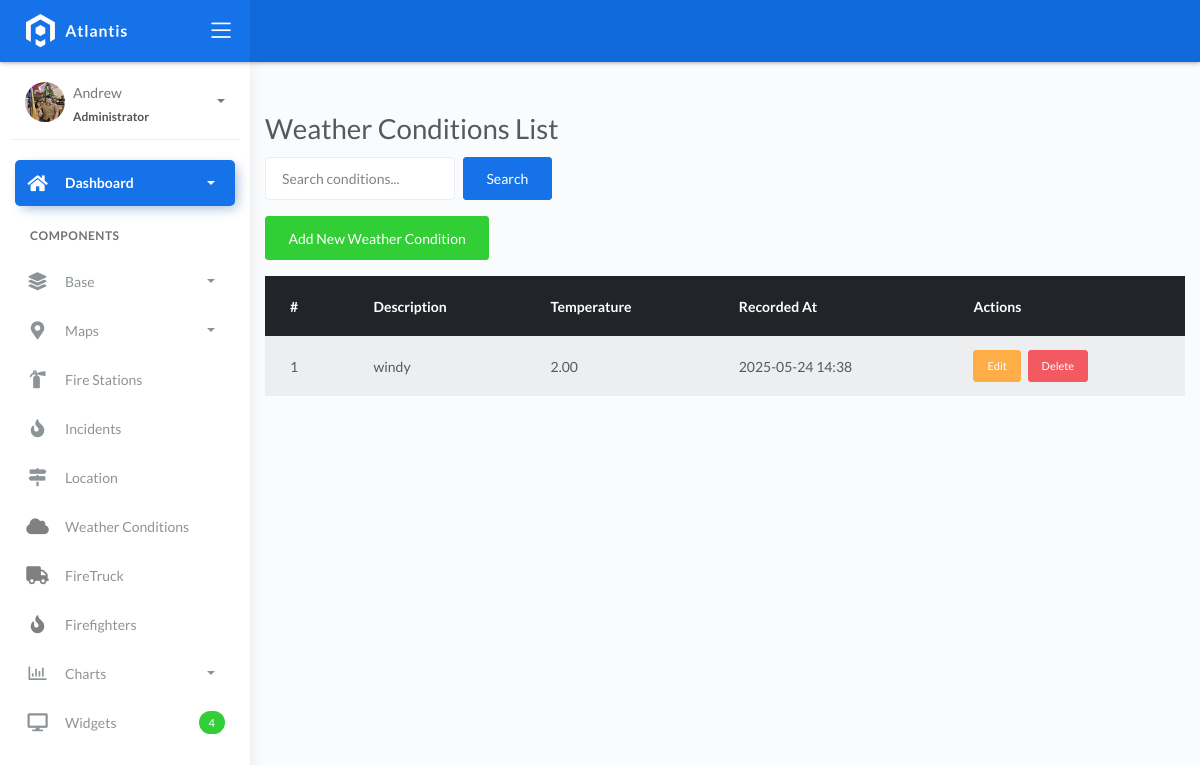
The app's page /condition_list/, older data.
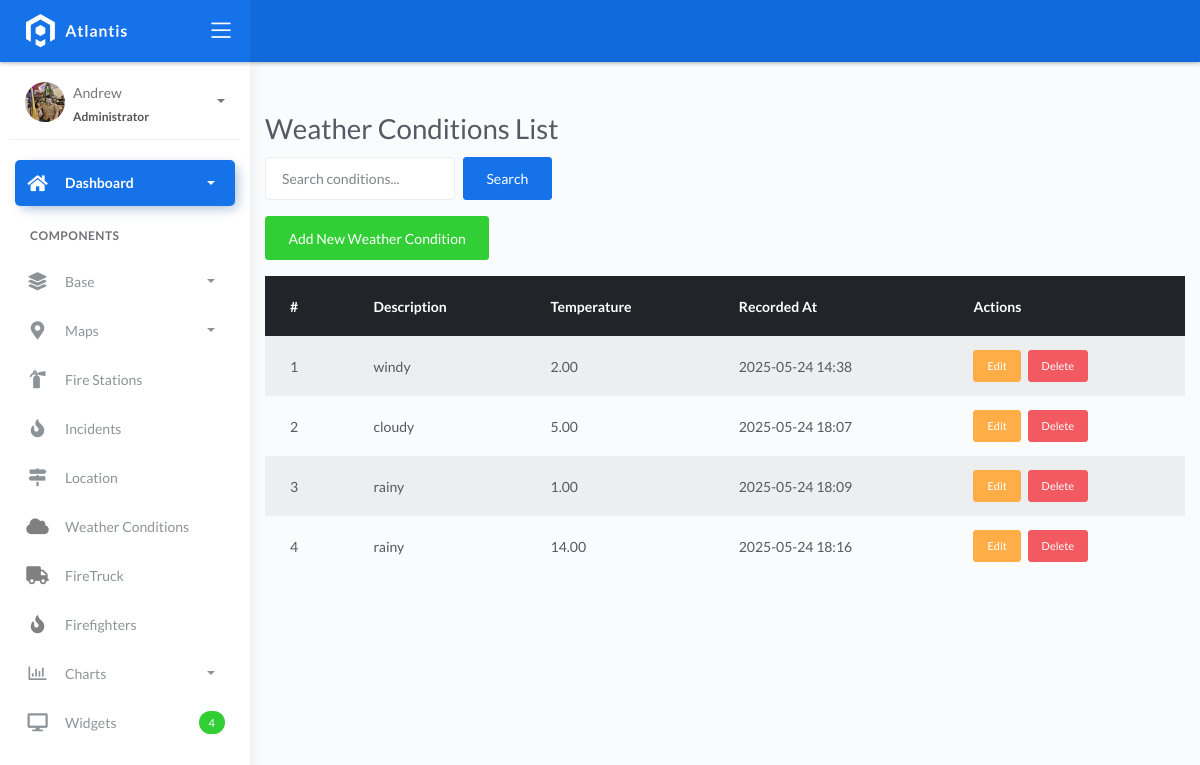
The same page, newer data.
### fire/models.py (models this page shows, shortened)
class BaseModel(models.Model):
    created_at = models.DateTimeField(auto_now_add=True, db_index=True)
    updated_at = models.DateTimeField(auto_now=True)
    class Meta:
        abstract = True

class WeatherConditions(BaseModel):
    incident = models.ForeignKey(Incident, on_delete=models.CASCADE)
    temperature = models.DecimalField(max_digits=10, decimal_places=2)
    humidity = models.DecimalField(max_digits=10, decimal_places=2)
    wind_speed = models.DecimalField(max_digits=10, decimal_places=2)
    weather_description = models.CharField(max_length=150)

### fire/views.py (the view, shortened to what this page needs)
# urls.py: path('condition_list/',  ConditionListView.as_view(), name='weather-list'),
class ConditionListView(ListView):
    model = WeatherConditions
    context_object_name = 'object_list'
    template_name = 'weatherconditions_list.html'
    paginate_by = 10
    def get_queryset(self, *args, **kwargs):
        qs = super(ConditionListView, self).get_queryset(*args, **kwargs)
        query = self.request.GET.get('q')
        return qs

### templates/weatherconditions_list.html (shortened to what this page needs)
{% extends "base.html" %}
{% block content %}
<div class="container mt-5">
    <h1>Weather Conditions List</h1>
    <form method="get" class="form-inline mb-3">
        <input type="text" name="q" class="form-control mr-2" placeholder="Search conditions..." value="{{ request.GET.q }}">
        <button type="submit" class="btn btn-primary">Search</button>
    </form>
    <a href="{% url 'condition-add' %}" class="btn btn-success mb-3">Add New Weather Condition</a>
    <table class="table table-striped">
        <thead class="thead-dark">
            <tr>
                <th>#</th>
                <th>Description</th>
                <th>Temperature</th>
                <th>Recorded At</th>
                <th>Actions</th>
            </tr>
        </thead>
        <tbody>
        {% for condition in object_list %}
            <tr>
                <td>{{ forloop.counter0|add:page_obj.start_index }}</td>
                <td>{{ condition.weather_description|default:"N/A" }}</td>
                <td>{{ condition.temperature|default:"N/A" }}</td>
                <td>{{ condition.created_at|date:"Y-m-d H:i"|default:"N/A" }}</td>
                <td>
                    <a href="{% url 'condition-update' condition.pk %}" class="btn btn-warning btn-sm mr-1">Edit</a>
                    <a href="{% url 'condition-delete' condition.pk %}" class="btn btn-danger btn-sm">Delete</a>
                </td>
            </tr>
        {% empty %}
            <tr>
                <td colspan="5">No weather conditions found.</td>
            </tr>
        {% endfor %}
        </tbody>
    </table>
</div>
{% endblock %}

Row changes from the older to the newer data that the page shows:
added WeatherConditions: weather_description "cloudy", temperature "5.00", created_at "2025-05-24 18:07"
added WeatherConditions: weather_description "rainy", temperature "1.00", created_at "2025-05-24 18:09"
added WeatherConditions: weather_description "rainy", temperature "14.00", created_at "2025-05-24 18:16"
